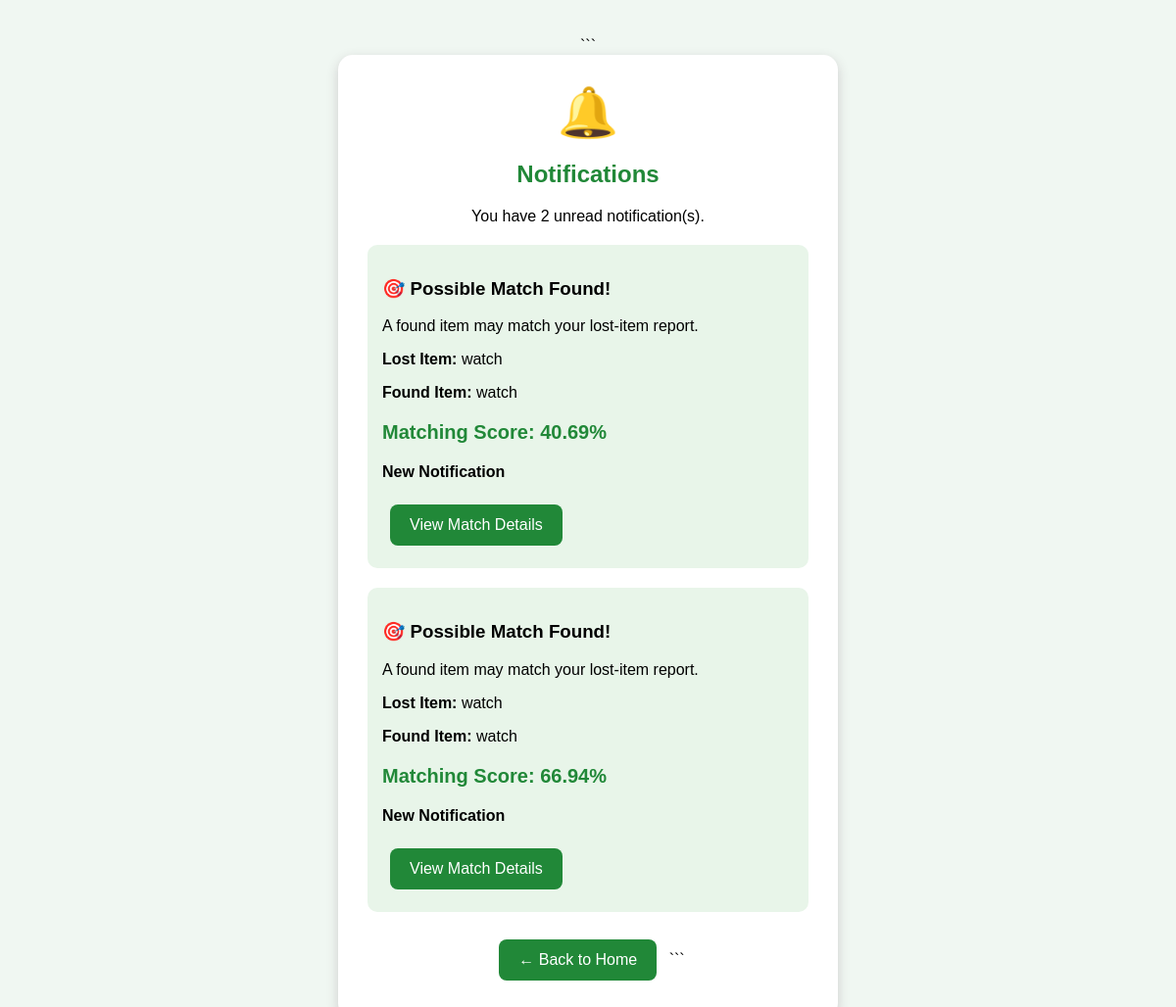
The app's page /notifications (signed in) with its own data.
### tables this page shows
CREATE TABLE notifications (
            id INTEGER PRIMARY KEY AUTOINCREMENT,
            user_id INTEGER NOT NULL,
            lost_item_id INTEGER NOT NULL,
            found_item_id INTEGER NOT NULL,
            similarity REAL NOT NULL,
            message TEXT NOT NULL,
            is_read INTEGER NOT NULL DEFAULT 0,
            created_at TEXT NOT NULL DEFAULT CURRENT_TIMESTAMP,
            UNIQUE(lost_item_id, found_item_id),
            FOREIGN KEY(user_id) REFERENCES users(id),
            FOREIGN KEY(lost_item_id) REFERENCES lost_items(id),
            FOREIGN KEY(found_item_id) REFERENCES found_items(id)
        );

CREATE TABLE lost_items (
            id INTEGER PRIMARY KEY AUTOINCREMENT,
            item_name TEXT NOT NULL,
            description TEXT NOT NULL,
            category TEXT NOT NULL,
            location TEXT NOT NULL,
            date_lost TEXT NOT NULL,
            image TEXT
        , user_id INTEGER);

CREATE TABLE found_items (
            id INTEGER PRIMARY KEY AUTOINCREMENT,
            item_name TEXT NOT NULL,
            description TEXT NOT NULL,
            category TEXT NOT NULL,
            location TEXT NOT NULL,
            date_found TEXT NOT NULL,
            image TEXT NOT NULL
        , user_id INTEGER);

### app.py (the view)
@app.route("/notifications")
@login_required
def notifications():
    conn = get_db_connection()
    notification_rows = conn.execute("""
        SELECT
            notifications.*,
            lost_items.item_name AS lost_item_name,
            found_items.item_name AS found_item_name
        FROM notifications
        JOIN lost_items ON lost_items.id = notifications.lost_item_id
        JOIN found_items ON found_items.id = notifications.found_item_id
        WHERE notifications.user_id = ?
        ORDER BY notifications.created_at DESC, notifications.id DESC
    """, (session["user_id"],)).fetchall()
    unread_count = conn.execute("""
        SELECT COUNT(*) AS total
        FROM notifications
        WHERE user_id = ? AND is_read = 0
    """, (session["user_id"],)).fetchone()["total"]
    conn.close()
    return render_template(
        "notifications.html",
        notifications=notification_rows,
        unread_count=unread_count
    )

### app.py (called while the page is built)
def get_db_connection():
    conn = sqlite3.connect("campusfind.db")
    conn.row_factory = sqlite3.Row
    conn.execute("PRAGMA foreign_keys = ON")
    return conn

def login_required(function):
    @wraps(function)
    def wrapper(*args, **kwargs):
        if "user_id" not in session:
            return redirect(url_for("login"))
        return function(*args, **kwargs)
    return wrapper

### templates/notifications.html (shortened to what this page needs)
<!DOCTYPE html>
<html>
<head>
</head>
<body>
<div class="container">
<div class="bell">🔔</div>
<h2>Notifications</h2>
<p>You have {{ unread_count }} unread notification(s).</p>
{% for notification in notifications %}
    <div class="message">
        <h3>🎯 Possible Match Found!</h3>
        <p>{{ notification['message'] }}</p>
        <p>
            <b>Lost Item:</b>
            {{ notification['lost_item_name'] }}
        </p>
        <p>
            <b>Found Item:</b>
            {{ notification['found_item_name'] }}
        </p>
        <p class="score">
            Matching Score: {{ "%.2f"|format(notification['similarity']) }}%
        </p>
        {% if notification['is_read'] == 0 %}
            <p><b>New Notification</b></p>
        {% else %}
            <p>Already viewed</p>
        {% endif %}
        <a class="button"
           href="{{ url_for('match_details',
           lost_id=notification['lost_item_id'],
           found_id=notification['found_item_id']) }}">
            View Match Details
        </a>
    </div>
{% else %}
    <div class="empty">
        <h3>No notifications yet!</h3>
        <p>You'll see a notification when a possible match is found.</p>
    </div>
{% endfor %}
<a href="{{ url_for('home') }}" class="button">
    ← Back to Home
</a>
```
</div>
</body>
</html>

### templates/notifications.html (style rules this page uses)
body { font-family: Arial, sans-serif; background: #f0f7f2; text-align: center; padding: 30px; }
.container { background: white; padding: 30px; width: 450px; max-width: 90%; margin: auto; border-radius: 15px; box-shadow: 0 4px 12px #ccc; }
.bell { font-size: 50px; }
h2 { color: #218838; }
.message { background: #e8f5e9; padding: 15px; border-radius: 10px; margin: 20px 0; text-align: left; }
.score { color: #218838; font-size: 20px; font-weight: bold; }
.button { display: inline-block; background: #218838; color: white; padding: 12px 20px; border: none; border-radius: 8px; text-decoration: none; margin: 8px; cursor: pointer; }

### records on screen
notifications: message "A found item may match your lost-item report.", lost_item_name "watch", found_item_name "watch", similarity "40.69", is_read "New Notification"
notifications: message "A found item may match your lost-item report.", lost_item_name "watch", found_item_name "watch", similarity "66.94", is_read "New Notification"

### other values on screen
{{ unread_count }} "2"
